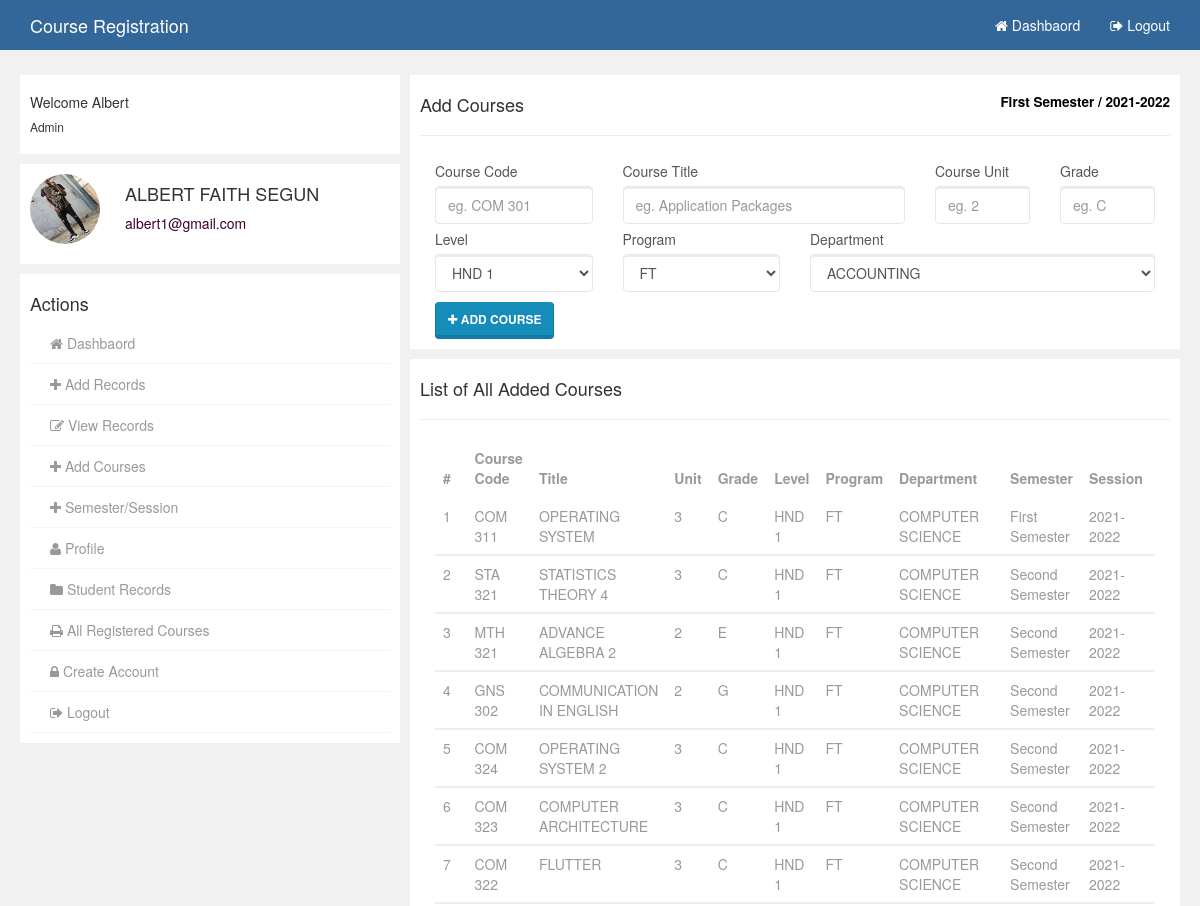
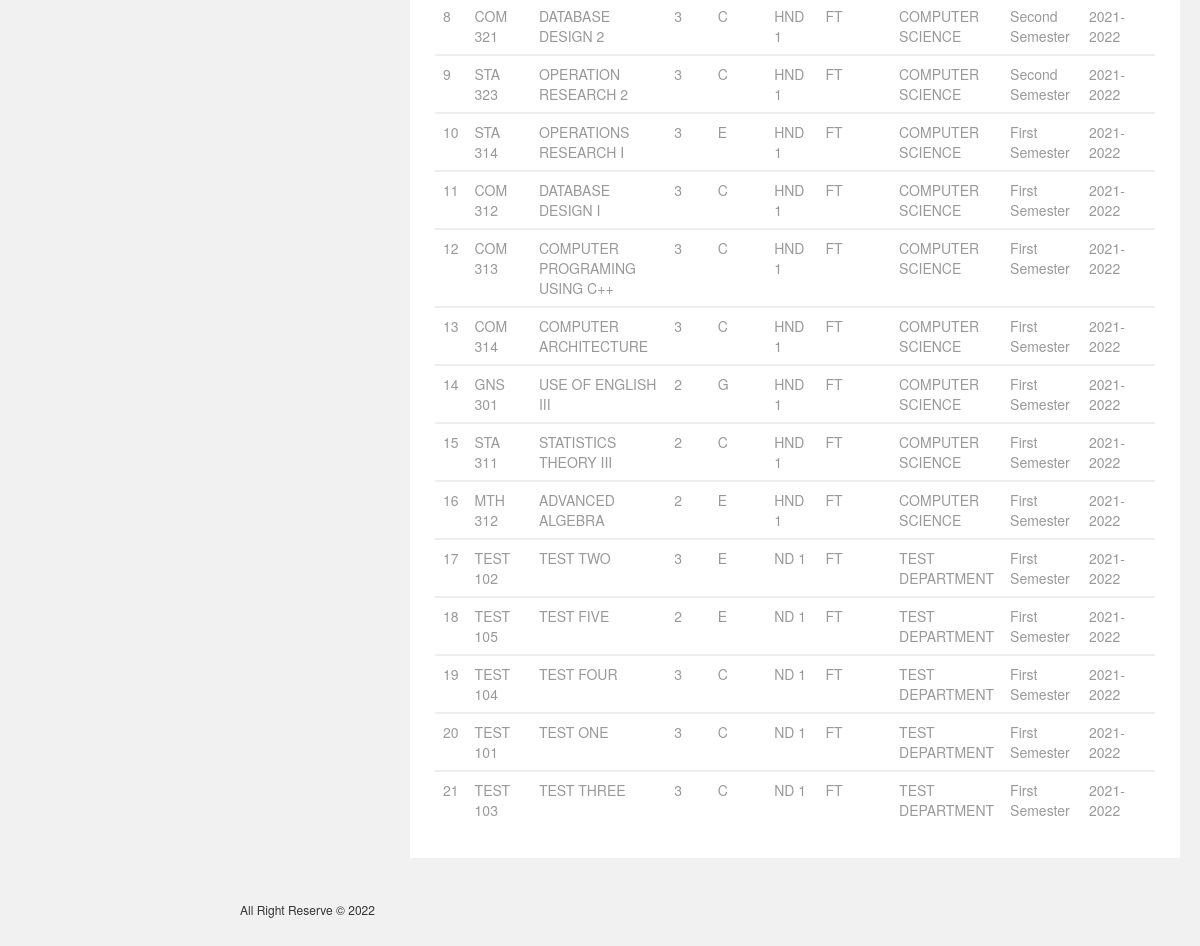
Screenshot of /admin/add_courses.php (signed in) with the database file from the repository (2 pictures, top to bottom).
### tables this page shows
CREATE TABLE IF NOT EXISTS `tblsemester` (
  `id` int(11) NOT NULL AUTO_INCREMENT,
  `semester` varchar(50) NOT NULL,
  `session_from` int(4) NOT NULL,
  `session_to` int(4) NOT NULL,
  `status` varchar(10) NOT NULL,
  PRIMARY KEY (`id`)
);

CREATE TABLE IF NOT EXISTS `tbl_added_courses` (
  `course_code` varchar(50) NOT NULL,
  `title` varchar(255) NOT NULL,
  `unit` varchar(10) NOT NULL,
  `grade` varchar(50) NOT NULL,
  `level` varchar(50) NOT NULL,
  `program` varchar(50) NOT NULL,
  `department` varchar(50) NOT NULL,
  `semester` varchar(50) NOT NULL,
  `session` varchar(50) NOT NULL
);

### admin/add_courses.php (the view, shortened to what this page needs)
<?php
    include_once('includes/config.php');
    if(isset($_SESSION['username'])){
        global $sem, $ses_from, $ses_to;
    }else{
        RedirectTo('index.php');
    }
?>
<!DOCTYPE html>
<html>
<head>
    <link href="../SpryAssets/SpryValidationTextField.css" rel="stylesheet" type="text/css">
</head>
<body>
    <?php include_once('includes/nav.php') ?>
    <section class="container-wrap">
        <div class="container wrap">
            <div class="row">
                <div class="col-md-4 col">
                   <?php include_once('includes/leftside.php') ?>
                </div>
                <div class="col-md-8 col">
                    <div class="gist-status">
                        <div class="row" style="margin: 0px;">
                            <?php
                            $sql = "SELECT * FROM tblsemester WHERE status = 'Open' ";
                            $query_result = mysqli_query($conn, $sql);
                            $result = mysqli_num_rows($query_result);
                            if($result > 0){
                                while($row = mysqli_fetch_assoc($query_result)){
                                    $sem = $row['semester'];
                                    $ses_from = $row['session_from'];
                                    $ses_to = $row['session_to'];
                                }
                            }else{
                                while($row = mysqli_fetch_assoc($query_result)){
                                    $sem = "";
                                    $ses_from = "";
                                    $ses_to = "";
                                }
                            }
                            ?>
                            <?php if($result): ?>
                                <h4>Add Courses<small><strong><span style="color: black;" class="pull-right"><?php echo $sem; ?> / <?php echo $ses_from; ?>-<?php echo $ses_to; ?></span></strong></small></h4>
                            <?php else: ?>
                                <h4>Add Courses<small><strong><span style="color: black;" class="pull-right">No Semester/Session Set</span></strong></small></h4>
                            <?php endif; ?>
                            <hr>
                            <div class="form-group">
                                <form action="add_courses.php" method="POST">
                                    <div class="col-sm-4">
                                    </div>
                                    <div class="col-sm-4">
                                    </div>
                                    <div class="col-sm-4">
                                    </div>
                                    <div class="col-sm-3">
                                        <div class="form-body">
                                            <span id="sprytextfield1">
                                              <label for="Matric">Course Code</label>
                                              <input type="text" name="course_code" id="course_code" class="form-control" placeholder="eg. COM 301">
                                            </span>
                                        </div>
                                    </div>
                                    <div class="col-sm-5">
                                        <div class="form-body">
                                            <span id="sprytextfield2">
                                              <label for="Matric">Course Title</label>
                                              <input type="text" name="course_title" id="course_title" class="form-control" placeholder="eg. Application Packages">
                                            </span>
                                        </div>
                                    </div>
                                    <div class="col-sm-2">
                                        <div class="form-body">
                                            <span id="sprytextfield3">
                                              <label for="Matric">Course Unit</label>
                                              <input type="text" name="course_unit" id="course_unit" class="form-control" maxlength="1" placeholder="eg. 2">
                                            </span>
                                        </div>
                                    </div>
                                    <div class="col-sm-2">
                                        <div class="form-body">
                                            <span id="sprytextfield4">
                                              <label for="Matric">Grade</label>
                                              <input type="text" name="course_grade" id="course_grade" class="form-control" placeholder="eg. C">
                                            </span>
                                        </div>
                                    </div>
                                    <div class="col-sm-3">
                                        <div class="form-body">
                                            <label for="">Level</label>
                                            <select name="level" class="form-control" id="level">
                                            <?php
                                                $sql = "SELECT * FROM tbllevel ORDER BY name ASC";
                                                $query_result = mysqli_query($conn, $sql);
                                                $result = mysqli_num_rows($query_result);
                                                if($result > 0){
                                                  while($row = mysqli_fetch_array($query_result)){
                                            ?>
                                                  <option value="<?php echo $row['name']; ?>"><?php echo $row['name']; ?></option>
                                            <?php
                                                }
                                              }
                                            ?>
                                            </select>
                                        </div>
                                    </div>
                                    <div class="col-sm-3">
                                        <div class="form-body">
                                            <label for="">Program</label>
                                            <select name="program" class="form-control" id="program">
                                                <option value="FT">FT</option>
                                            </select>
                                        </div>
                                    </div>
                                    <div class="col-sm-6">
                                        <div class="form-body">
                                            <label for="">Department</label>
                                            <select name="department" class="form-control" id="department">
                                            <?php
                                                $sql = "SELECT * FROM tbldepartment ORDER BY department ASC";
                                                $query_result = mysqli_query($conn, $sql);
                                                $result = mysqli_num_rows($query_result);
                                                if($result > 0){
                                                  while($row = mysqli_fetch_array($query_result)){
                                            ?>
                                                  <option value="<?php echo $row['department']; ?>"><?php echo $row['department']; ?></option>
                                            <?php
                                                }
                                              }
                                            ?>
                                            </select>
                                        </div>
                                    </div>
                                    <div class="col-sm-12">
                                        <button style="margin-top: 5px;" class="btn btn-primary" type="submit" name="btn_save_course"><i class="fa fa-plus"></i> Add Course</button>
                                    </div>
                                </form>
                            </div>
                        </div>
                    </div>
                    <div class="gist-status">
                        <div class="row" style="margin: 0px;">
                            <h4>List of All Added Courses<small><span class="pull-right"></span></small> </h4>
                            <hr>
                            <div class="col-md-12">
                                <div class="table-responsive">
                                    <table class="table" style="color: #999">
                                        <thead>
                                            <tr>
                                                <th># </th>
                                                <th>Course Code</th>
                                                <th>Title</th>
                                                <th>Unit </th>
                                                <th>Grade</th>
                                                <th>Level</th>
                                                <th>Program</th>
                                                <th>Department</th>
                                                <th>Semester</th>
                                                <th>Session</th>
                                                <th>Delete</th>
                                            </tr>
                                        </thead>
                                        <?php
                                            $i = 0;
                                            $sql = "SELECT * FROM tbl_added_courses ORDER BY department ASC";
                                            $query_result = mysqli_query($conn, $sql);
                                            $result = mysqli_num_rows($query_result);
                                            if($result > 0){
                                                while($row = mysqli_fetch_array($query_result)){
                                                    $i++;
                                        ?>
                                        <tbody>
                                            <tr>
                                                <td><?php echo $i; ?></td>
                                                <td><?php echo $row['course_code']; ?></td>
                                                <td><?php echo $row['title']; ?></td>
                                                <td><?php echo $row['unit']; ?></td>
                                                <td><?php echo $row['grade']; ?></td>
                                                <td><?php echo $row['level']; ?></td>
                                                <td><?php echo $row['program']; ?></td>
                                                <td><?php echo $row['department']; ?></td>
                                                <td><?php echo $row['semester']; ?></td>
                                                <td><?php echo $row['session']; ?></td>
                                                <td>
                                                </td>
                                            </tr>
                                        <?php
                                            }
                                        }
                                        ?>
                                        </tbody>
                                    </table>
                                </div>
                            </div>
                        </div>
                    </div>
            </div>
        </div>
    </section>
    <?php include_once('includes/footer.php') ?>
</body>
</html>

### assets/css/user.css (style rules this page uses)
body { background:rgb(241,241,241); }
.container-wrap { margin-top: 70px; }
.col { padding:5px; }
.gist-status { padding:10px; background:#fff; margin-bottom: 10px; }
.form-body { margin-bottom:5px; }

### rows the page displays
tblsemester: semester "First Semester", session_from "2021", session_to "2022"
tbl_added_courses: course_code "COM 311", title "OPERATING SYSTEM", unit "3", grade "C", level "HND 1", program "FT", department "COMPUTER SCIENCE", semester "First Semester", session "2021-2022"
tbl_added_courses: course_code "STA 321", title "STATISTICS THEORY 4", unit "3", grade "C", level "HND 1", program "FT", department "COMPUTER SCIENCE", semester "Second Semester", session "2021-2022"
tbl_added_courses: course_code "MTH 321", title "ADVANCE ALGEBRA 2", unit "2", grade "E", level "HND 1", program "FT", department "COMPUTER SCIENCE", semester "Second Semester", session "2021-2022"
tbl_added_courses: course_code "GNS 302", title "COMMUNICATION IN ENGLISH", unit "2", grade "G", level "HND 1", program "FT", department "COMPUTER SCIENCE", semester "Second Semester", session "2021-2022"
tbl_added_courses: course_code "COM 324", title "OPERATING SYSTEM 2", unit "3", grade "C", level "HND 1", program "FT", department "COMPUTER SCIENCE", semester "Second Semester", session "2021-2022"
tbl_added_courses: course_code "COM 323", title "COMPUTER ARCHITECTURE", unit "3", grade "C", level "HND 1", program "FT", department "COMPUTER SCIENCE", semester "Second Semester", session "2021-2022"
tbl_added_courses: course_code "COM 322", title "FLUTTER", unit "3", grade "C", level "HND 1", program "FT", department "COMPUTER SCIENCE", semester "Second Semester", session "2021-2022"
tbl_added_courses: course_code "COM 321", title "DATABASE DESIGN 2", unit "3", grade "C", level "HND 1", program "FT", department "COMPUTER SCIENCE", semester "Second Semester", session "2021-2022"
tbl_added_courses: course_code "STA 323", title "OPERATION RESEARCH 2", unit "3", grade "C", level "HND 1", program "FT", department "COMPUTER SCIENCE", semester "Second Semester", session "2021-2022"
tbl_added_courses: course_code "STA 314", title "OPERATIONS RESEARCH I", unit "3", grade "E", level "HND 1", program "FT", department "COMPUTER SCIENCE", semester "First Semester", session "2021-2022"
tbl_added_courses: course_code "COM 312", title "DATABASE DESIGN I", unit "3", grade "C", level "HND 1", program "FT", department "COMPUTER SCIENCE", semester "First Semester", session "2021-2022"
tbl_added_courses: course_code "COM 313", title "COMPUTER PROGRAMING USING C++", unit "3", grade "C", level "HND 1", program "FT", department "COMPUTER SCIENCE", semester "First Semester", session "2021-2022"
tbl_added_courses: course_code "COM 314", title "COMPUTER ARCHITECTURE", unit "3", grade "C", level "HND 1", program "FT", department "COMPUTER SCIENCE", semester "First Semester", session "2021-2022"
tbl_added_courses: course_code "GNS 301", title "USE OF ENGLISH III", unit "2", grade "G", level "HND 1", program "FT", department "COMPUTER SCIENCE", semester "First Semester", session "2021-2022"
tbl_added_courses: course_code "STA 311", title "STATISTICS THEORY III", unit "2", grade "C", level "HND 1", program "FT", department "COMPUTER SCIENCE", semester "First Semester", session "2021-2022"
tbl_added_courses: course_code "MTH 312", title "ADVANCED ALGEBRA", unit "2", grade "E", level "HND 1", program "FT", department "COMPUTER SCIENCE", semester "First Semester", session "2021-2022"
tbl_added_courses: course_code "TEST 102", title "TEST TWO", unit "3", grade "E", level "ND 1", program "FT", department "TEST DEPARTMENT", semester "First Semester", session "2021-2022"
tbl_added_courses: course_code "TEST 105", title "TEST FIVE", unit "2", grade "E", level "ND 1", program "FT", department "TEST DEPARTMENT", semester "First Semester", session "2021-2022"
tbl_added_courses: course_code "TEST 104", title "TEST FOUR", unit "3", grade "C", level "ND 1", program "FT", department "TEST DEPARTMENT", semester "First Semester", session "2021-2022"
tbl_added_courses: course_code "TEST 101", title "TEST ONE", unit "3", grade "C", level "ND 1", program "FT", department "TEST DEPARTMENT", semester "First Semester", session "2021-2022"
tbl_added_courses: course_code "TEST 103", title "TEST THREE", unit "3", grade "C", level "ND 1", program "FT", department "TEST DEPARTMENT", semester "First Semester", session "2021-2022"

### other values shown
$_SESSION['username'] "Albert"
$_SESSION['fullname'] "ALBERT FAITH SEGUN"
$_SESSION['email'] "albert1@gmail.com"
form field level "HND 1"
form field department "ACCOUNTING"
